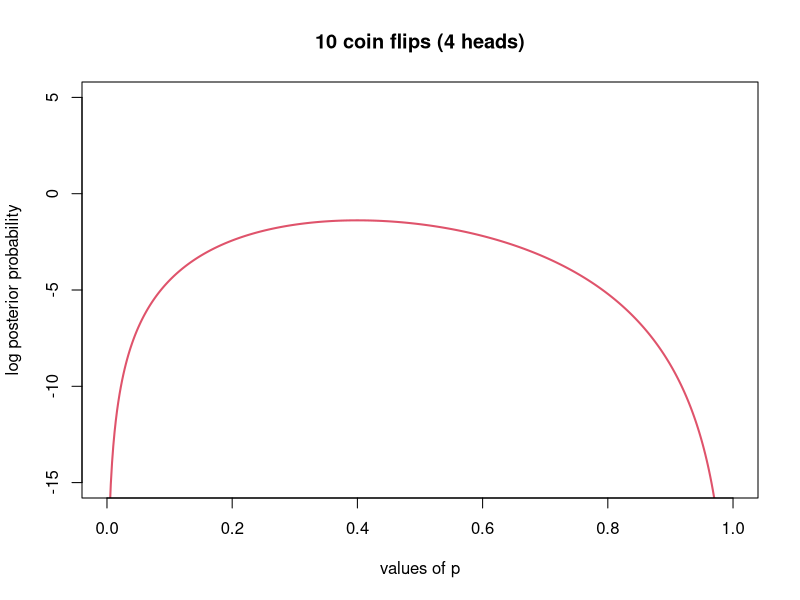
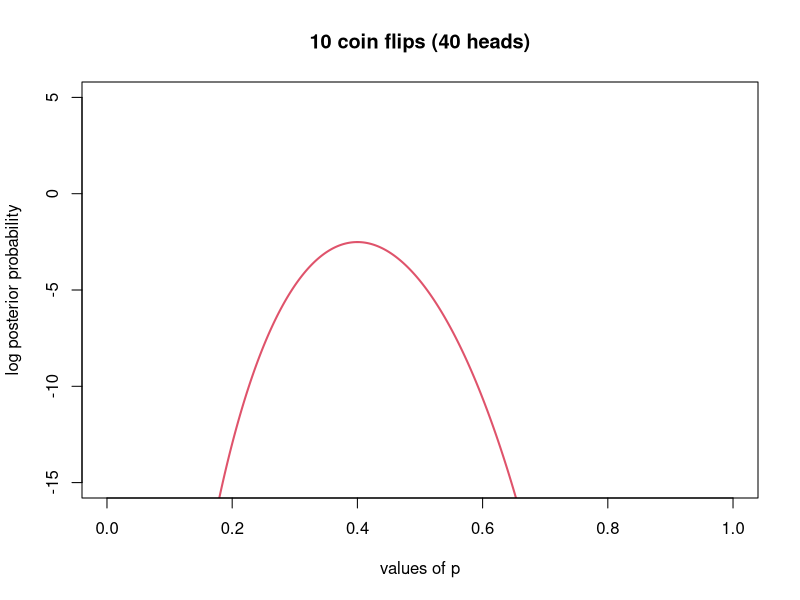

R code for these plots, in order:
## ---- chunk 1
dbinom(x=4,size=10,prob=0.5)
## ---- chunk 2
p.posterior = (dbinom(x=3,size=10,prob=0.5)*0.0001)
p.posterior
## ---- chunk 3
p.posterior = (dbinom(x=3,size=10,prob=0.5)*0.75)
p.posterior
## ---- chunk 4
## this function calculates the log likelihood of the flip data
	lnL.foo <- function(flips,n,p){
		lnL <- sum(dbinom(flips,n,p,log=TRUE))
		return(lnL)
	}

#set the number of flips that give heads
flips1 <- 4

#make a grid of possible values of p
p.seq <- seq(1e-4,1-1e-4,length.out=500)

#calculate-likelihoods for the grid of p
	lnL1 <- sapply(p.seq,function(p){lnL.foo(flips1,n=10,p=p)})
	
#set a prior as if we are aliens
	pr <- dunif(p.seq,log=TRUE)

#calculate the log posterior probability
	ps <- lnL1 + pr
	
#plot the data
plot(p.seq,ps,ylim=c(-15,5),type='l',col=2,lwd=2,ylab="log posterior probability",xlab="values of p",
	 	main=sprintf("10 coin flips (%s heads)",flips1))
	
## ---- chunk 5
#editted code goes here.	

#set the number of flips that give heads
flips1 <- 40

#make a grid of possible values of p
p.seq <- seq(1e-4,1-1e-4,length.out=500)

#calculate-likelihoods for the grid of p
	lnL1 <- sapply(p.seq,function(p){lnL.foo(flips1,n=100,p=p)})
	
#set a prior as if we are aliens
	pr <- dunif(p.seq,log=TRUE)

#calculate the log posterior probability
	ps <- lnL1 + pr
	
#plot the data
plot(p.seq,ps,ylim=c(-15,5),type='l',col=2,lwd=2,ylab="log posterior probability",xlab="values of p",
	 	main=sprintf("10 coin flips (%s heads)",flips1))
	
	
